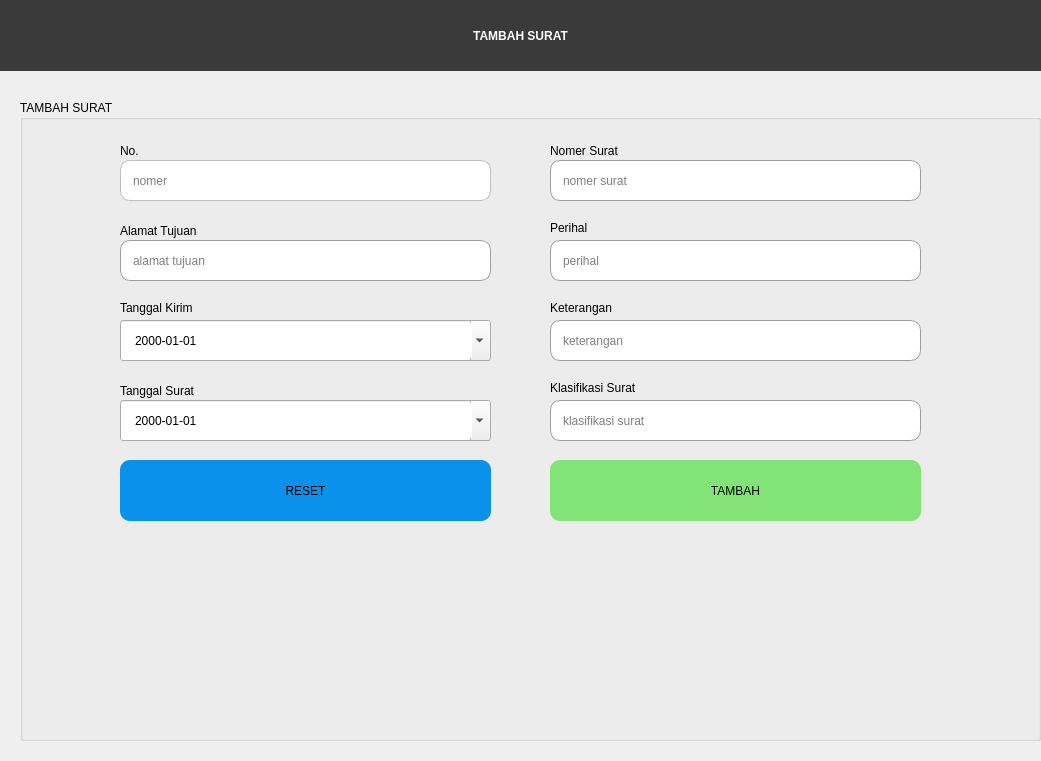
   <widget class="QWidget" name="tambah" native="true">
    <property name="geometry">
     <rect>
      <x>320</x>
      <y>0</y>
      <width>1041</width>
      <height>761</height>
     </rect>
    </property>
    <property name="styleSheet">
     <string notr="true">QWidget#tambah{
	background-color: #ffffff;
}</string>
    </property>
    <widget class="QLabel" name="h1tambah">
     <property name="geometry">
      <rect>
       <x>0</x>
       <y>0</y>
       <width>1041</width>
       <height>71</height>
      </rect>
     </property>
     <property name="styleSheet">
      <string notr="true">QLabel#h1tambah{
	background-color: rgb(58,58,58);
	color: #ffffff;
	font: 30pt &quot;Comic Sans MS&quot;;
	font-weight: bold;
}</string>
     </property>
     <property name="text">
      <string>TAMBAH SURAT</string>
     </property>
     <property name="alignment">
      <set>Qt::AlignCenter</set>
     </property>
    </widget>
    <widget class="QGroupBox" name="tambahgroup">
     <property name="geometry">
      <rect>
       <x>20</x>
       <y>100</y>
       <width>1021</width>
       <height>641</height>
      </rect>
     </property>
     <property name="styleSheet">
      <string notr="true">QGroupBox#tambahgroup{
	font: 12pt &quot;Comic Sans MS&quot;;
}</string>
     </property>
     <property name="title">
      <string>TAMBAH SURAT</string>
     </property>
     <widget class="QLineEdit" name="no">
      <property name="geometry">
       <rect>
        <x>100</x>
        <y>60</y>
        <width>371</width>
        <height>41</height>
       </rect>
      </property>
      <property name="styleSheet">
       <string notr="true">QLineEdit#no{
	border-radius: 10px;
	border: 1px solid #9f9f9f9f;
	font: 12pt &quot;Comic Sans MS&quot;;
	padding-left: 10px;
}
QLineEdit#no:hover{
	border: 1px solid #000000;
}</string>
      </property>
      <property name="maxLength">
       <number>4</number>
      </property>
      <property name="placeholderText">
       <string>nomer</string>
      </property>
     </widget>
     <widget class="QLineEdit" name="alamattujuan">
      <property name="geometry">
       <rect>
        <x>100</x>
        <y>140</y>
        <width>371</width>
        <height>41</height>
       </rect>
      </property>
      <property name="styleSheet">
       <string notr="true">QLineEdit#alamattujuan{
	border-radius: 10px;
	border: 1px solid #9f9f9f;
	font: 12pt &quot;Comic Sans MS&quot;;
	padding-left: 10px;
}
QLineEdit#alamattujuan:hover{
	border: 1px solid #000000;
}</string>
      </property>
      <property name="placeholderText">
       <string>alamat tujuan</string>
      </property>
     </widget>
     <widget class="QLineEdit" name="nosurat">
      <property name="geometry">
       <rect>
        <x>530</x>
        <y>60</y>
        <width>371</width>
        <height>41</height>
       </rect>
      </property>
      <property name="styleSheet">
       <string notr="true">QLineEdit#nosurat{
	border-radius: 10px;
	border: 1px solid #9f9f9f;
	font: 12pt &quot;Comic Sans MS&quot;;
	padding-left: 10px;
}
QLineEdit#nosurat:hover{
	border: 1px solid #000000;
}</string>
      </property>
      <property name="placeholderText">
       <string>nomer surat</string>
      </property>
     </widget>
     <widget class="QLineEdit" name="perihal">
      <property name="geometry">
       <rect>
        <x>530</x>
        <y>140</y>
        <width>371</width>
        <height>41</height>
       </rect>
      </property>
      <property name="styleSheet">
       <string notr="true">QLineEdit#perihal{
	border-radius: 10px;
	border: 1px solid #9f9f9f;
	font: 12pt &quot;Comic Sans MS&quot;;
	padding-left: 10px;
}
QLineEdit#perihal:hover{
	border: 1px solid #000000;
}</string>
      </property>
      <property name="placeholderText">
       <string>perihal</string>
      </property>
     </widget>
     <widget class="QLineEdit" name="keterangan">
      <property name="geometry">
       <rect>
        <x>530</x>
        <y>220</y>
        <width>371</width>
        <height>41</height>
       </rect>
      </property>
      <property name="styleSheet">
       <string notr="true">QLineEdit#keterangan{
	border-radius: 10px;
	border: 1px solid #9f9f9f;
	font: 12pt &quot;Comic Sans MS&quot;;
	padding-left: 10px;
}
QLineEdit#keterangan:hover{
	border: 1px solid #000000;
}</string>
      </property>
      <property name="placeholderText">
       <string>keterangan</string>
      </property>
     </widget>
     <widget class="QLineEdit" name="klasifikasi">
      <property name="geometry">
       <rect>
        <x>530</x>
        <y>300</y>
        <width>371</width>
        <height>41</height>
       </rect>
      </property>
      <property name="styleSheet">
       <string notr="true">QLineEdit#klasifikasi{
	border-radius: 10px;
	border: 1px solid #9f9f9f;
	font: 12pt &quot;Comic Sans MS&quot;;
	padding-left: 10px;
}
QLineEdit#klasifikasi:hover{
	border: 1px solid #000000;
}</string>
      </property>
      <property name="placeholderText">
       <string>klasifikasi surat</string>
      </property>
     </widget>
     <widget class="QLabel" name="label">
      <property name="geometry">
       <rect>
        <x>100</x>
        <y>40</y>
        <width>71</width>
        <height>21</height>
       </rect>
      </property>
      <property name="styleSheet">
       <string notr="true">QLabel#label{
	font: 10pt &quot;Comic Sans MS&quot;;
}</string>
      </property>
      <property name="text">
       <string>No.</string>
      </property>
     </widget>
     <widget class="QLabel" name="label_2">
      <property name="geometry">
       <rect>
        <x>100</x>
        <y>120</y>
        <width>121</width>
        <height>21</height>
       </rect>
      </property>
      <property name="styleSheet">
       <string notr="true">QLabel#label_2{
	font: 10pt &quot;Comic Sans MS&quot;;
}</string>
      </property>
      <property name="text">
       <string>Alamat Tujuan</string>
      </property>
     </widget>
     <widget class="QLabel" name="label_3">
      <property name="geometry">
       <rect>
        <x>100</x>
        <y>280</y>
        <width>121</width>
        <height>21</height>
       </rect>
      </property>
      <property name="styleSheet">
       <string notr="true">QLabel#label_3{
	font: 10pt &quot;Comic Sans MS&quot;;
}</string>
      </property>
      <property name="text">
       <string>Tanggal Surat</string>
      </property>
     </widget>
     <widget class="QDateEdit" name="tglsurat">
      <property name="geometry">
       <rect>
        <x>100</x>
        <y>300</y>
        <width>371</width>
        <height>41</height>
       </rect>
      </property>
      <property name="styleSheet">
       <string notr="true">QDateEdit#tglsurat{
	font: 10pt &quot;Comic Sans MS&quot;;
	padding-left: 10px;
}</string>
      </property>
      <property name="buttonSymbols">
       <enum>QAbstractSpinBox::NoButtons</enum>
      </property>
      <property name="displayFormat">
       <string>yyyy-MM-dd</string>
      </property>
      <property name="calendarPopup">
       <bool>true</bool>
      </property>
     </widget>
     <widget class="QLabel" name="label_4">
      <property name="geometry">
       <rect>
        <x>530</x>
        <y>40</y>
        <width>121</width>
        <height>21</height>
       </rect>
      </property>
      <property name="styleSheet">
       <string notr="true">QLabel#label_4{
	font: 10pt &quot;Comic Sans MS&quot;;
}</string>
      </property>
      <property name="text">
       <string>Nomer Surat</string>
      </property>
     </widget>
     <widget class="QLabel" name="label_5">
      <property name="geometry">
       <rect>
        <x>530</x>
        <y>120</y>
        <width>61</width>
        <height>16</height>
       </rect>
      </property>
      <property name="styleSheet">
       <string notr="true">QLabel#label_5{
	font: 10pt &quot;Comic Sans MS&quot;;
}</string>
      </property>
      <property name="text">
       <string>Perihal</string>
      </property>
     </widget>
     <widget class="QLabel" name="label_7">
      <property name="geometry">
       <rect>
        <x>100</x>
        <y>200</y>
        <width>111</width>
        <height>16</height>
       </rect>
      </property>
      <property name="styleSheet">
       <string notr="true">QLabel#label_7{
	font: 10pt &quot;Comic Sans MS&quot;;
}</string>
      </property>
      <property name="text">
       <string>Tanggal Kirim</string>
      </property>
     </widget>
     <widget class="QDateEdit" name="tglkirim">
      <property name="geometry">
       <rect>
        <x>100</x>
        <y>220</y>
        <width>371</width>
        <height>41</height>
       </rect>
      </property>
      <property name="styleSheet">
       <string notr="true">QDateEdit#tglkirim{
	font: 10pt &quot;Comic Sans MS&quot;;
	padding-left: 10px;
}</string>
      </property>
      <property name="buttonSymbols">
       <enum>QAbstractSpinBox::NoButtons</enum>
      </property>
      <property name="displayFormat">
       <string>yyyy-MM-dd</string>
      </property>
      <property name="calendarPopup">
       <bool>true</bool>
      </property>
     </widget>
     <widget class="QLabel" name="label_9">
      <property name="geometry">
       <rect>
        <x>530</x>
        <y>200</y>
        <width>91</width>
        <height>16</height>
       </rect>
      </property>
      <property name="styleSheet">
       <string notr="true">QLabel#label_9{
	font: 10pt &quot;Comic Sans MS&quot;;
}</string>
      </property>
      <property name="text">
       <string>Keterangan</string>
      </property>
     </widget>
     <widget class="QLabel" name="label_10">
      <property name="geometry">
       <rect>
        <x>530</x>
        <y>280</y>
        <width>151</width>
        <height>16</height>
       </rect>
      </property>
      <property name="styleSheet">
       <string notr="true">QLabel#label_10{
	font: 10pt &quot;Comic Sans MS&quot;;
}</string>
      </property>
      <property name="text">
       <string>Klasifikasi Surat</string>
      </property>
     </widget>
     <widget class="QPushButton" name="btnreset">
      <property name="geometry">
       <rect>
        <x>100</x>
        <y>360</y>
        <width>371</width>
        <height>61</height>
       </rect>
      </property>
      <property name="cursor">
       <cursorShape>PointingHandCursor</cursorShape>
      </property>
      <property name="styleSheet">
       <string notr="true">QPushButton#btnreset{
	border-radius: 10px;
	background-color: rgb(9, 145, 236);
	font: 20pt &quot;Comic Sans MS&quot;;
}
QPushButton#btnreset:hover{
	background-color: rgb(7, 127, 218);
}</string>
      </property>
      <property name="text">
       <string>RESET</string>
      </property>
     </widget>
     <widget class="QPushButton" name="btntambah_2">
      <property name="geometry">
       <rect>
        <x>530</x>
        <y>360</y>
        <width>371</width>
        <height>61</height>
       </rect>
      </property>
      <property name="cursor">
       <cursorShape>PointingHandCursor</cursorShape>
      </property>
      <property name="styleSheet">
       <string notr="true">QPushButton#btntambah_2{
	border-radius: 10px;
	background-color: rgb(130, 228, 118);
	font: 20pt &quot;Comic Sans MS&quot;;
}
QPushButton#btntambah_2:hover{
	background-color: rgb(122, 213, 110);
}</string>
      </property>
      <property name="text">
       <string>TAMBAH</string>
      </property>
     </widget>
     <widget class="QLabel" name="warning">
      <property name="geometry">
       <rect>
        <x>280</x>
        <y>560</y>
        <width>451</width>
        <height>51</height>
       </rect>
      </property>
      <property name="styleSheet">
       <string notr="true">QLabel#warning{
font: 16pt &quot;Comic Sans MS&quot;;
color: #ff0000;
font-weight: bold;
}</string>
      </property>
      <property name="text">
       <string/>
      </property>
     </widget>
     <widget class="QLabel" name="information_8">
      <property name="geometry">
       <rect>
        <x>280</x>
        <y>560</y>
        <width>451</width>
        <height>51</height>
       </rect>
      </property>
      <property name="styleSheet">
       <string notr="true">QLabel#information_8{
font: 16pt &quot;Comic Sans MS&quot;;
color: #00ff00;
font-weight: bold;
}</string>
      </property>
      <property name="text">
       <string/>
      </property>
     </widget>
    </widget>
   </widget>
